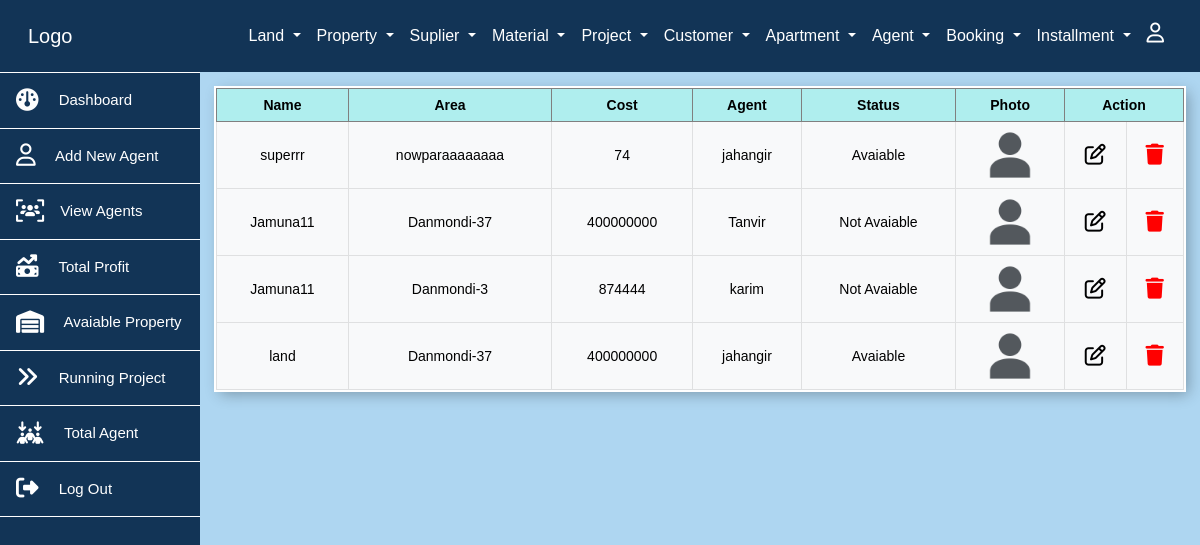
The app's page /pages/booking/bck/landview.php with its own data.
### tables this page shows
CREATE TABLE `land` (
  `land_id` int(11) NOT NULL,
  `land_name` varchar(55) NOT NULL,
  `land_area` varchar(55) NOT NULL,
  `land_cost` decimal(10,0) NOT NULL,
  `land_agent_id` int(55) NOT NULL,
  `ls_id` int(11) NOT NULL,
  `land_img` varchar(50) NOT NULL
);

CREATE TABLE `land_agent` (
  `land_agent_id` int(11) NOT NULL,
  `land_agent_name` varchar(55) NOT NULL,
  `land_agent_location` varchar(55) NOT NULL,
  `land_agent_contact` varchar(55) NOT NULL,
  `agent_img` varchar(50) NOT NULL
);

CREATE TABLE `land_status` (
  `ls_id` int(11) NOT NULL,
  `is_name` varchar(55) NOT NULL
);

### pages/booking/bck/landview.php (the view, shortened to what this page needs)
<?php include('../../includes/conf.php');
?>
<div class="col-md-10 table-responsive p-3">
<?php
    $sql = "SELECT * FROM land natural JOIN land_agent Natural JOIN land_status";
    $result = $conn->query($sql);
    if ($result->num_rows > 0) {
        echo "<table class='table table-light align-middle text-center table-bordered'>
        <thead>";
        echo "<tr>
                <th>Name</th>
                <th>Area</th>
                <th>Cost</th>
                <th>Agent</th>
                <th>Status</th>
                <th>Photo</th>
                <th colspan='2'>Action</th>
            </tr>
            </thead>
            ";
        while ($row = $result->fetch_assoc()) {
            echo "<tbody>
            <tr>
                <td>$row[land_name]</td>
                <td>$row[land_area]</td>
                <td>$row[land_cost]</td>
                <td>$row[land_agent_name]</td>
                <td>$row[is_name]</td>
                <td>";
                     if($row['land_img']!=''){
                    echo "<img height='50' src='../../dist/images/land/$row[land_img]'>";
                   }else{
                     echo '<img height="50" src="../../dist/images/pic/avatar.png" alt="Image">';
                   }
                 echo
                "</td>
                <td><a class='btn nav-link' href='updatedata.php?id=$row[land_id]' > <i class='fa-regular fa-pen-to-square fa-xl'></i> </a></td>
                <td><a class='btn nav-link' href='Delete.php?id=$row[land_id]'><i class='fa-solid fa-trash fa-xl' style='color: #ff0000;'></i></a></td>
            <tr>
            </tbody>
            ";
        }
        echo "</table>";
    } else {
        echo "No data found.";
    }
?>
</div>

### records on screen
land: land_name "superrr", land_area "nowparaaaaaaaa", land_cost "74", land_agent.land_agent_name "jahangir", ls.is_name "Avaiable"
land: land_name "Jamuna11", land_area "Danmondi-37", land_cost "400000000", land_agent.land_agent_name "Tanvir", ls.is_name "Not Avaiable"
land: land_name "Jamuna11", land_area "Danmondi-3", land_cost "874444", land_agent.land_agent_name "karim", ls.is_name "Not Avaiable"
land: land_name "land", land_area "Danmondi-37", land_cost "400000000", land_agent.land_agent_name "jahangir", ls.is_name "Avaiable"
